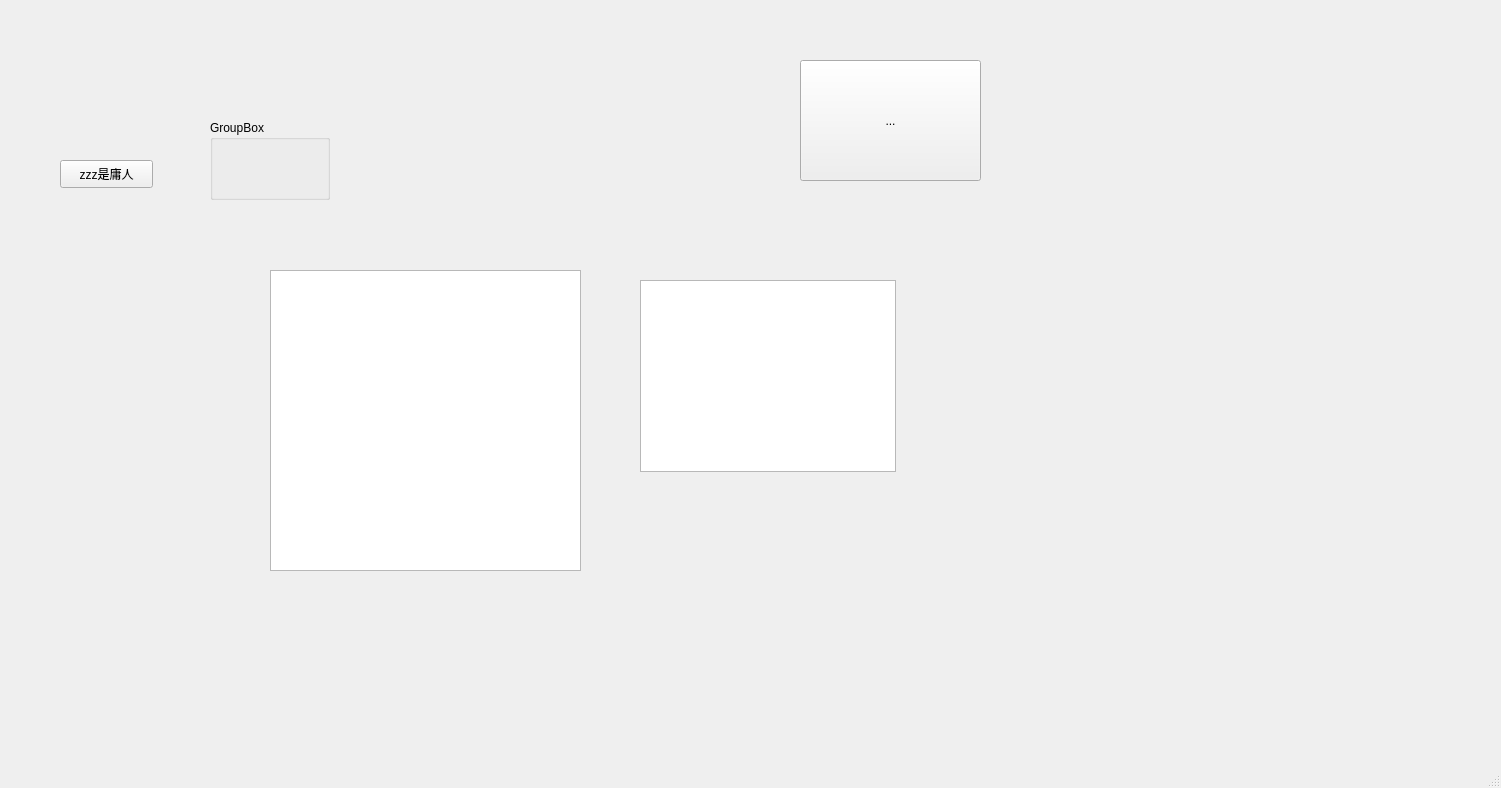
<?xml version="1.0" encoding="UTF-8"?>
<ui version="4.0">
 <class>SubWindow</class>
 <widget class="QMainWindow" name="SubWindow">
  <property name="geometry">
   <rect>
    <x>0</x>
    <y>0</y>
    <width>1501</width>
    <height>788</height>
   </rect>
  </property>
  <property name="windowTitle">
   <string>MainWindow</string>
  </property>
  <widget class="QWidget" name="centralwidget">
   <widget class="QPushButton" name="pushButton">
    <property name="geometry">
     <rect>
      <x>60</x>
      <y>160</y>
      <width>93</width>
      <height>28</height>
     </rect>
    </property>
    <property name="text">
     <string>zzz是庸人</string>
    </property>
   </widget>
   <widget class="QToolButton" name="toolButton">
    <property name="geometry">
     <rect>
      <x>800</x>
      <y>60</y>
      <width>181</width>
      <height>121</height>
     </rect>
    </property>
    <property name="text">
     <string>...</string>
    </property>
   </widget>
   <widget class="QTableView" name="tableView">
    <property name="geometry">
     <rect>
      <x>270</x>
      <y>270</y>
      <width>311</width>
      <height>301</height>
     </rect>
    </property>
   </widget>
   <widget class="QListView" name="listView">
    <property name="geometry">
     <rect>
      <x>640</x>
      <y>280</y>
      <width>256</width>
      <height>192</height>
     </rect>
    </property>
   </widget>
   <widget class="QGroupBox" name="groupBox">
    <property name="geometry">
     <rect>
      <x>210</x>
      <y>120</y>
      <width>120</width>
      <height>80</height>
     </rect>
    </property>
    <property name="title">
     <string>GroupBox</string>
    </property>
   </widget>
  </widget>
  <widget class="QMenuBar" name="menubar">
   <property name="geometry">
    <rect>
     <x>0</x>
     <y>0</y>
     <width>1501</width>
     <height>26</height>
    </rect>
   </property>
  </widget>
  <widget class="QStatusBar" name="statusbar"/>
 </widget>
 <resources/>
 <connections/>
</ui>
